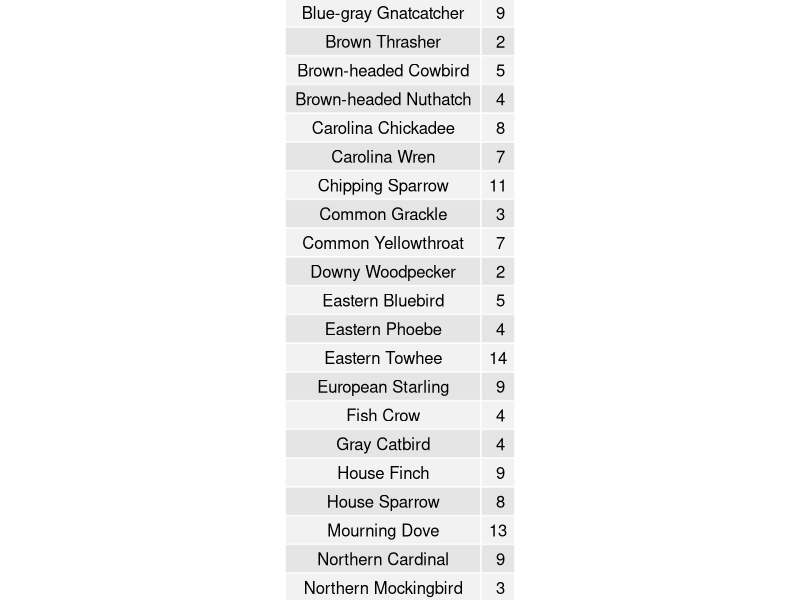
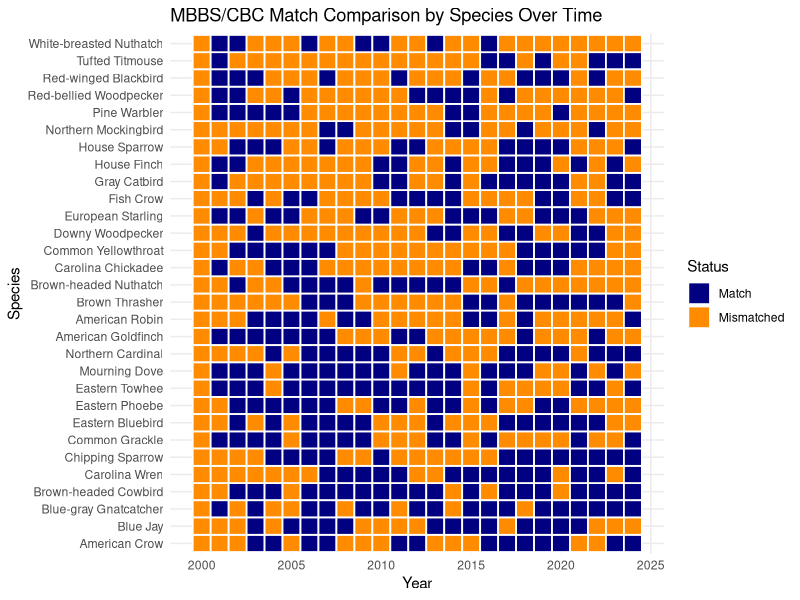
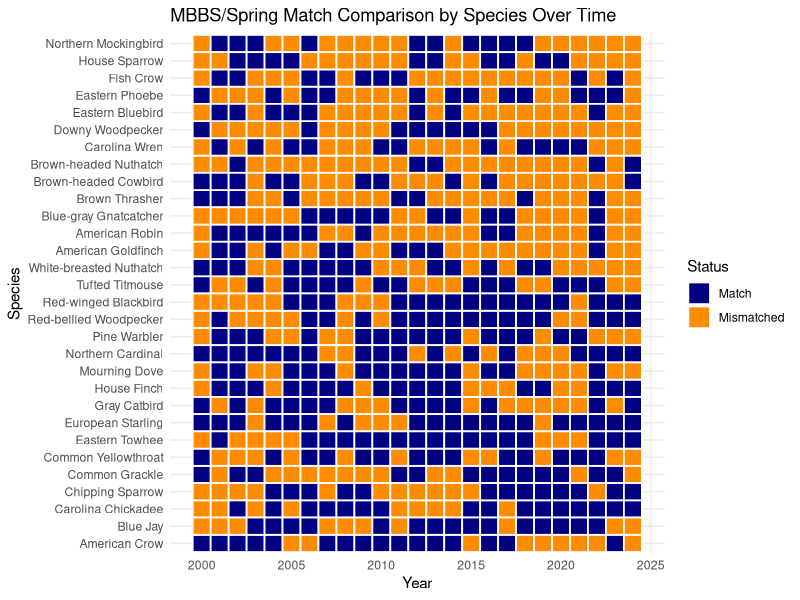
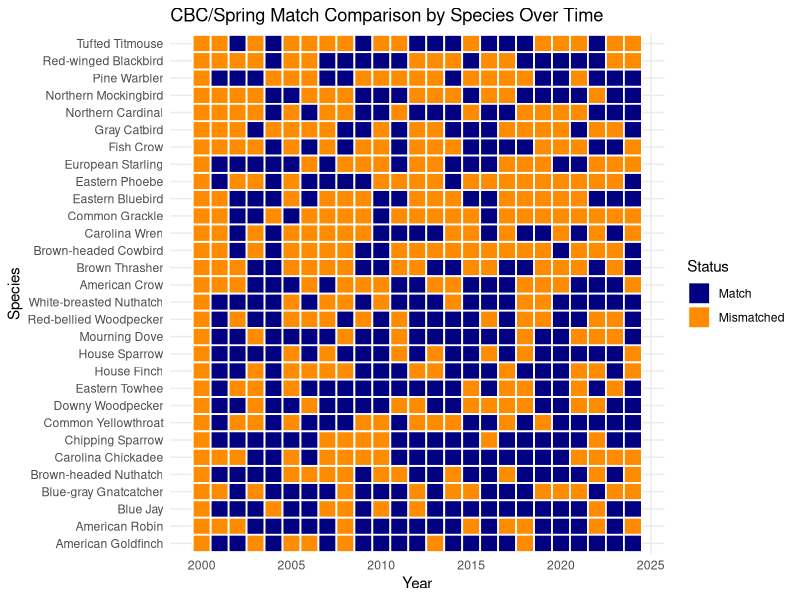

R code for these plots, in order:
library(tidyverse)
library(ggplot2)
library(gridExtra)

mbbs <- read.csv("data/mbbs/mbbsDeltaYLong.csv")
cbc <- read.csv("data/CBCHistoricData/CBCDeltaYLong.csv")
spring <- read.csv("data/Spring/SpringDeltaYLong.csv")
species <- intersect(intersect(mbbs$common_name, cbc$common_name), spring$common_name)

# Residents only
allTogether <- data.frame(common_name = species)
lags <- c(1)
percentage <- 1.10
for(i in seq_along(lags)){
  tempMbbs <- mbbs |>
    filter(common_name %in% species) |>
    group_by(common_name) |>
    mutate(mbbsIncreasing = case_when(
      yoy_change >= percentage*lag(yoy_change, n = 1) ~ 1,
      yoy_change <= percentage*lag(yoy_change, n = 1) ~ -1,
      yoy_change  > -100000~ 0,
      is.na(yoy_change) ~ FALSE
    ))|>
    mutate(year = year - i) |>
    select(-c(yoy_change))
  
  tempCBC <- cbc |>
    filter(common_name %in% species) |>
    group_by(common_name) |>
    mutate(cbcIncreasing = case_when(
      yoy_change >= percentage*lag(yoy_change, n = 1) ~ 1,
      yoy_change <= percentage*lag(yoy_change, n = 1) ~ -1,
      yoy_change  > -100000~ 0,
      is.na(yoy_change) ~ FALSE
    ))|>
    select(-c(yoy_change))
  
  tempSpring <- spring |>
    filter(common_name %in% species) |>
    group_by(common_name) |>
    mutate(springIncreasing = case_when(
      yoy_change >= percentage*lag(yoy_change, n = 1) ~ 1,
      yoy_change <= percentage*lag(yoy_change, n = 1) ~ -1,
      yoy_change  > -100000~ 0,
      is.na(yoy_change) ~ FALSE
    ))|>
    mutate(year = year - i) |>
    select(-c(yoy_change))
  
  joined <- left_join(left_join(tempMbbs, tempCBC, by = c("year", "common_name")),
                      tempSpring, by = c("year", "common_name")) |>
    drop_na() |>
    mutate(MC = if_else(mbbsIncreasing == cbcIncreasing, "Match", "Mismatched")) |>
    mutate(MS = if_else(mbbsIncreasing == springIncreasing, "Match", "Mismatched")) |>
    mutate(CS = if_else(cbcIncreasing == springIncreasing, "Match", "Mismatched")) |>
    mutate(generalMatch =if_else(((MC == MS) & (MS == CS)), "Match", "Mismatched")) |>
    mutate(seasonalMatch = case_when(
      generalMatch == "Match" ~ "All seasons match",
      MC == "Match" ~ "MBBS and CBC match",
      MS == "Match" ~ "MBBS and Spring match",
      CS == "Match" ~ "CBC and Spring match",
      TRUE ~ "Exception found"
      ))
  
  temp <- joined |>
    group_by(common_name) |>
    summarize(totalMatching = sum(generalMatch == "Match", na.rm = TRUE))
  
  joined <- left_join(joined, temp, by = "common_name") |>
    arrange(totalMatching)
  
  forTable <- joined |>
    select(c(common_name, totalMatching)) |>
    unique()
  names(forTable) <- c("common_name", as.character((i-1)))

allTogether <- left_join(allTogether, forTable, by = "common_name")
}

png("figures/SpringMatchingDeltas.png", height = 800, width = 400)
grid.table(allTogether, rows = NULL)
dev.off()


columns <- c("MC", "MS", "CS")
names <- c("MBBS/CBC", "MBBS/Spring", "CBC/Spring")
plotList <- list()
for(i in seq_along(columns)){
  temp <- joined |>
    group_by(common_name) |>
    summarize(totalMatching = sum(.data[[columns[i]]] == "Match", na.rm = TRUE), .groups = "drop")
  joined <- left_join(joined, temp, by = c("common_name", "totalMatching")) |>
    arrange(totalMatching)
  
  p <- ggplot(joined, aes(x = year, y = fct_reorder(common_name, .data[[columns[i]]]), fill = .data[[columns[i]]])) +
    geom_tile(color = "white", linewidth = 0.6) +
    scale_fill_manual(values = c("Match" = "navy", 
                                 "Mismatched" = "darkorange")) +
    labs(
      title = paste0(names[i], " Match Comparison by Species Over Time"),
      x = "Year",
      y = "Species",
      fill = "Status"
    ) +
    theme_minimal()
  
  png(paste0("figures/matchingTrends/", columns[i], ".png"), units = "in",
      height = 5, width = 8, res = 300)
  plot(p)
  dev.off()
}

# Plotting
